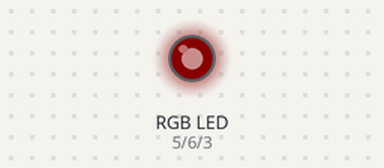
Bench run of a sketch on a simulated Arduino Uno, built with avr-gcc and run on an emulated ATmega328P. Parts: an RGB LED mixed from three pins (HIGH = lit). Dim RGB values are drawn brighter than linear; what the sketch prints to the serial monitor is not drawn.

Above: at 0.15 s.
At 4.95 s:
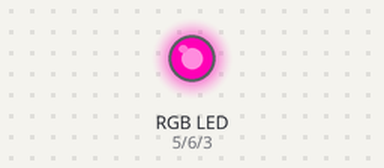
At 10.05 s:
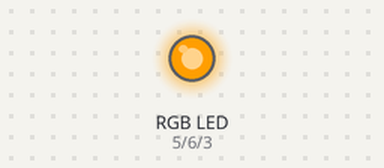
At 19.96 s:
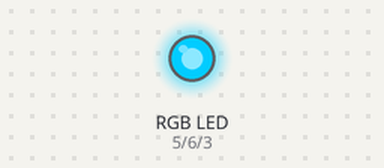
At 29.87 s:
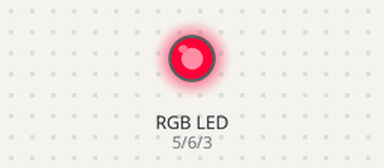
At 39.78 s:
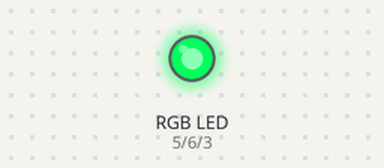
Timing chart, 0 to 40.0 s (numbered marks = the images above):
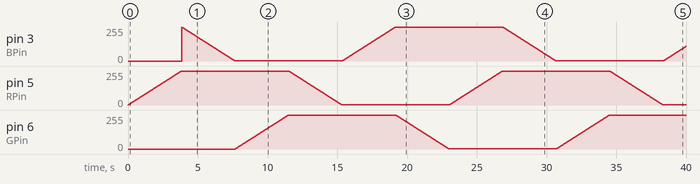

The sketch:

led_strip_demo.ino
```cpp
#define RPin 5
#define GPin 6
#define BPin 3

#define FADESPEED 15 // make this higher to slow down

int red = 0;
int green = 0;
int blue = 0;

void setup() {
  pinMode(RPin, OUTPUT);
  pinMode(GPin, OUTPUT);
  pinMode(BPin, OUTPUT);

  Serial.begin(9600);
  Serial.println("Serial ready");
}

void loop() {
  int r, g, b;
  // fade from blue to violet
  for (r = 0; r < 256; r++) {
    analogWrite(RPin, r);
    delay(FADESPEED);
  }
  // fade from violet to red
  for (b = 255; b > 0; b--) {
    analogWrite(BPin, b);
  delay(FADESPEED);
  }
  // fade from red to yellow
  for (g = 0; g < 256; g++) {
    analogWrite(GPin, g);
    delay(FADESPEED);
  }
  // fade from yellow to green
  for (r = 255; r > 0; r--) {
    analogWrite(RPin, r);
    delay(FADESPEED);
  }
  // fade from green to teal
  for (b = 0; b < 256; b++) {
    analogWrite(BPin, b);
    delay(FADESPEED);
  }
  // fade from teal to blue
  for (g = 255; g > 0; g--) {
    analogWrite(GPin, g);
    delay(FADESPEED);
  }
}
```
